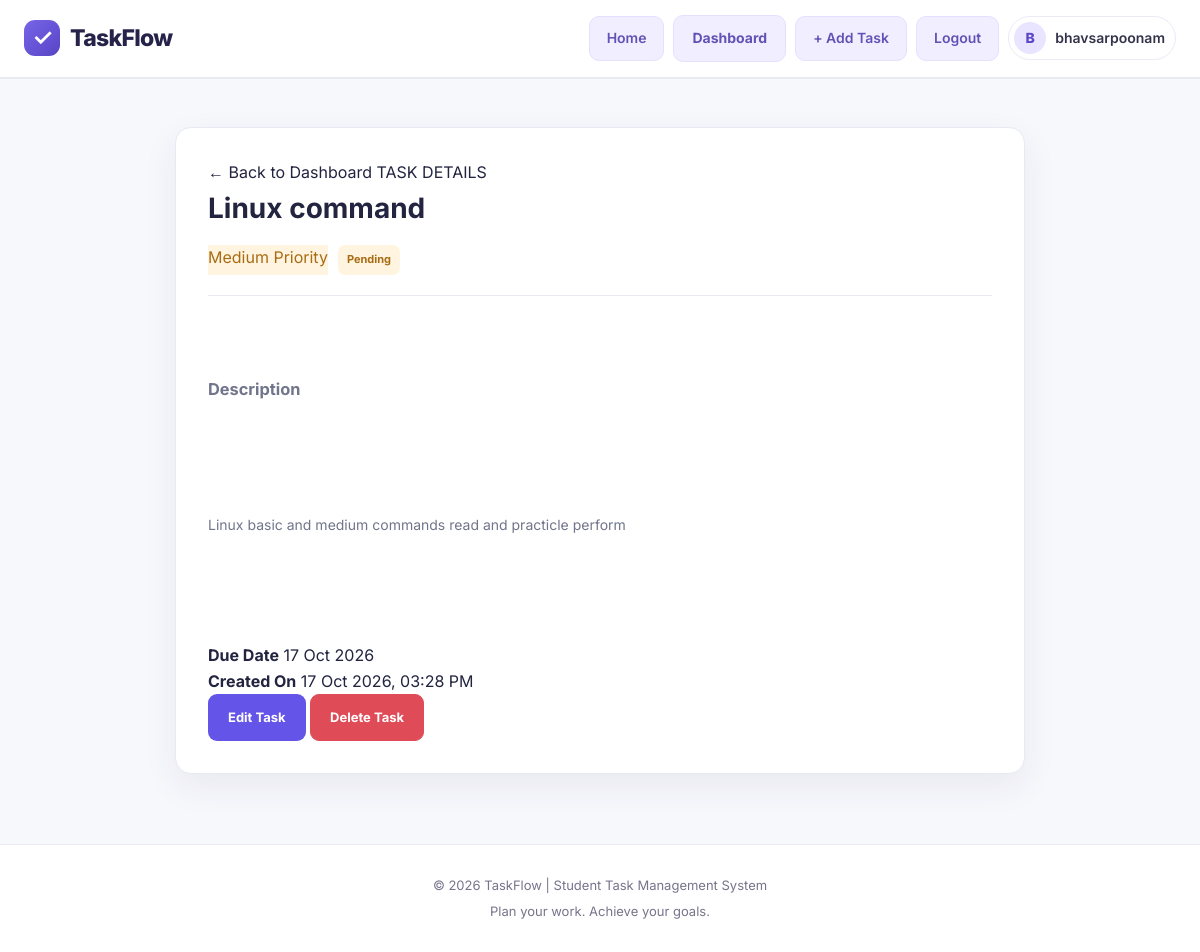
Screenshot of /task/4/ (signed in) with the database file from the repository.
### tasks/models.py (models this page shows, shortened)
class Task(models.Model):
    PRIORITY_CHOICES = [
        ('Low', 'Low'),
        ('Medium', 'Medium'),
        ('High', 'High'),
    ]
    user = models.ForeignKey(
        User,
        on_delete=models.CASCADE,
        related_name='tasks'
    )
    title = models.CharField(max_length=200)
    description = models.TextField(blank=True)
    priority = models.CharField(
        max_length=10,
        choices=PRIORITY_CHOICES,
        default='Medium'
    )
    due_date = models.DateField(null=True, blank=True)
    completed = models.BooleanField(default=False)
    created_at = models.DateTimeField(auto_now_add=True)

### tasks/views.py (the view)
# urls.py: path('task/<int:pk>/', views.task_detail, name='task_detail'),
@login_required
def task_detail(request, pk):
    task = get_object_or_404(
        Task,
        pk=pk,
        user=request.user
    )
    return render(request, 'tasks/task_detail.html', {'task': task})

### templates/tasks/task_detail.html (shortened to what this page needs)
{% extends 'tasks/base.html' %}
{% block content %}
<section class="form-page">
    <div class="detail-card">
        <a href="{% url 'dashboard' %}" class="back-link">
            ← Back to Dashboard
        </a>
        <span class="eyebrow">TASK DETAILS</span>
        <h1 class="{% if task.completed %}completed-title{% endif %}">
            {{ task.title }}
        </h1>
        <div class="detail-meta">
            <span class="priority priority-{{ task.priority|lower }}">
                {{ task.priority }} Priority
            </span>
            {% if task.completed %}
                <span class="status-badge completed-badge">Completed</span>
            {% else %}
                <span class="status-badge pending-badge">Pending</span>
            {% endif %}
        </div>
        <div class="detail-description">
            <h3>Description</h3>
            {% if task.description %}
                <p>{{ task.description|linebreaksbr }}</p>
            {% else %}
                <p>No description provided.</p>
            {% endif %}
        </div>
        <div class="detail-row">
            <strong>Due Date</strong>
            <span>
                {% if task.due_date %}
                    {{ task.due_date|date:"d M Y" }}
                {% else %}
                    Not specified
                {% endif %}
            </span>
        </div>
        <div class="detail-row">
            <strong>Created On</strong>
            <span>{{ task.created_at|date:"d M Y, h:i A" }}</span>
        </div>
        <div class="detail-actions">
            <a href="{% url 'edit_task' task.pk %}" class="btn btn-primary">
                Edit Task
            </a>
            <a href="{% url 'delete_task' task.pk %}" class="btn btn-danger">
                Delete Task
            </a>
        </div>
    </div>
</section>
{% endblock %}

### templates/tasks/base.html (shortened to what this page needs)
{% load static %}
<!DOCTYPE html>
<html lang="en">
<head>
    <link rel="stylesheet" href="{% static 'css/style.css' %}">
</head>
<body>
    <header class="main-header">
        <div class="navbar">
            <a href="{% url 'home' %}" class="brand">
                <span class="brand-icon">✓</span>
                <span>TaskFlow</span>
            </a>
            <nav class="nav-links">
                <a href="{% url 'home' %}" class="nav-button">
                    Home
                </a>
                {% if user.is_authenticated %}
                    <a href="{% url 'dashboard' %}" class="nav-button">
                        Dashboard
                    </a>
                    <a href="{% url 'add_task' %}" class="nav-button">
                        + Add Task
                    </a>
                    <form method="post" action="{% url 'logout' %}" class="logout-form">
                        <button type="submit" class="nav-button logout-button">
                            Logout
                        </button>
                    </form>
                    <div class="user-menu">
                        <span class="user-avatar">
                            {{ user.username|first|upper }}
                        </span>
                        <span class="nav-username">
                            {{ user.get_full_name|default:user.username }}
                        </span>
                    </div>
                {% endif %}
            </nav>
        </div>
    </header>
    <main class="main-content">
        {% block content %}
        {% endblock %}
    </main>
    <footer class="main-footer">
        <p>© 2026 TaskFlow | Student Task Management System</p>
        <p>Plan your work. Achieve your goals.</p>
    </footer>
</body>
</html>

### rows the page displays
Task: title "Linux command", priority "Medium", description "Linux basic and medium commands read and practicle perform", due_date "17 Oct 2026", created_at "17 Oct 2026, 03:28 PM"

### other values shown
{{ user.username|first|upper }} "B"
{{ user.get_full_name|default:user.username }} "bhavsarpoonam"
